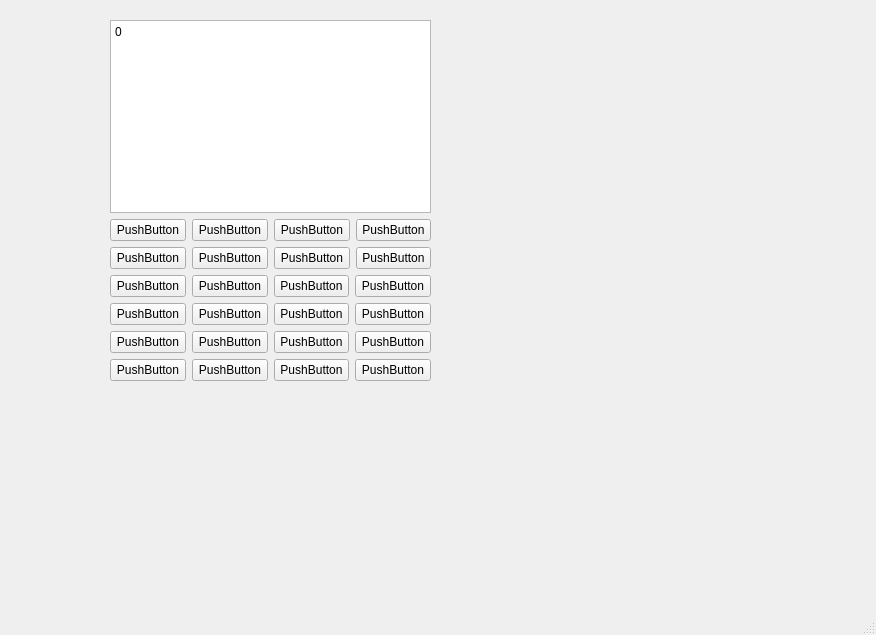
<?xml version="1.0" encoding="UTF-8"?>
<ui version="4.0">
 <class>MainWindow</class>
 <widget class="QMainWindow" name="MainWindow">
  <property name="geometry">
   <rect>
    <x>0</x>
    <y>0</y>
    <width>876</width>
    <height>635</height>
   </rect>
  </property>
  <property name="windowTitle">
   <string>MainWindow</string>
  </property>
  <widget class="QWidget" name="centralwidget">
   <widget class="QWidget" name="verticalLayoutWidget_3">
    <property name="geometry">
     <rect>
      <x>110</x>
      <y>20</y>
      <width>321</width>
      <height>361</height>
     </rect>
    </property>
    <layout class="QVBoxLayout" name="Calculator">
     <item>
      <layout class="QVBoxLayout" name="verticalLayout">
       <item>
        <widget class="QPlainTextEdit" name="plainTextEdit">
         <property name="plainText">
          <string>0</string>
         </property>
        </widget>
       </item>
       <item>
        <layout class="QVBoxLayout" name="verticalLayout_2">
         <item>
          <layout class="QHBoxLayout" name="horizontalLayout_2">
           <item>
            <widget class="QPushButton" name="pushButton_23">
             <property name="text">
              <string>PushButton</string>
             </property>
            </widget>
           </item>
           <item>
            <widget class="QPushButton" name="pushButton_24">
             <property name="text">
              <string>PushButton</string>
             </property>
            </widget>
           </item>
           <item>
            <widget class="QPushButton" name="pushButton_21">
             <property name="text">
              <string>PushButton</string>
             </property>
            </widget>
           </item>
           <item>
            <widget class="QPushButton" name="pushButton_22">
             <property name="text">
              <string>PushButton</string>
             </property>
            </widget>
           </item>
          </layout>
         </item>
         <item>
          <layout class="QHBoxLayout" name="horizontalLayout">
           <item>
            <widget class="QPushButton" name="pushButton_20">
             <property name="text">
              <string>PushButton</string>
             </property>
            </widget>
           </item>
           <item>
            <widget class="QPushButton" name="pushButton_18">
             <property name="text">
              <string>PushButton</string>
             </property>
            </widget>
           </item>
           <item>
            <widget class="QPushButton" name="pushButton_19">
             <property name="text">
              <string>PushButton</string>
             </property>
            </widget>
           </item>
           <item>
            <widget class="QPushButton" name="pushButton_17">
             <property name="text">
              <string>PushButton</string>
             </property>
            </widget>
           </item>
          </layout>
         </item>
        </layout>
       </item>
       <item>
        <layout class="QGridLayout" name="gridLayout">
         <item row="4" column="4">
          <widget class="QPushButton" name="pushButton_16">
           <property name="text">
            <string>PushButton</string>
           </property>
          </widget>
         </item>
         <item row="2" column="1">
          <widget class="QPushButton" name="pushButton_7">
           <property name="text">
            <string>PushButton</string>
           </property>
          </widget>
         </item>
         <item row="1" column="0">
          <widget class="QPushButton" name="pushButton_3">
           <property name="text">
            <string>PushButton</string>
           </property>
          </widget>
         </item>
         <item row="1" column="3">
          <widget class="QPushButton" name="pushButton_10">
           <property name="text">
            <string>PushButton</string>
           </property>
          </widget>
         </item>
         <item row="0" column="1">
          <widget class="QPushButton" name="pushButton_5">
           <property name="text">
            <string>PushButton</string>
           </property>
          </widget>
         </item>
         <item row="2" column="3">
          <widget class="QPushButton" name="pushButton_11">
           <property name="text">
            <string>PushButton</string>
           </property>
          </widget>
         </item>
         <item row="1" column="4">
          <widget class="QPushButton" name="pushButton_13">
           <property name="text">
            <string>PushButton</string>
           </property>
          </widget>
         </item>
         <item row="0" column="3">
          <widget class="QPushButton" name="pushButton_9">
           <property name="text">
            <string>PushButton</string>
           </property>
          </widget>
         </item>
         <item row="2" column="4">
          <widget class="QPushButton" name="pushButton_15">
           <property name="text">
            <string>PushButton</string>
           </property>
          </widget>
         </item>
         <item row="1" column="1">
          <widget class="QPushButton" name="pushButton_6">
           <property name="text">
            <string>PushButton</string>
           </property>
          </widget>
         </item>
         <item row="4" column="1">
          <widget class="QPushButton" name="pushButton_8">
           <property name="text">
            <string>PushButton</string>
           </property>
          </widget>
         </item>
         <item row="4" column="0">
          <widget class="QPushButton" name="pushButton_2">
           <property name="text">
            <string>PushButton</string>
           </property>
          </widget>
         </item>
         <item row="0" column="0">
          <widget class="QPushButton" name="pushButton">
           <property name="text">
            <string>PushButton</string>
           </property>
          </widget>
         </item>
         <item row="0" column="4">
          <widget class="QPushButton" name="pushButton_14">
           <property name="text">
            <string>PushButton</string>
           </property>
          </widget>
         </item>
         <item row="2" column="0">
          <widget class="QPushButton" name="pushButton_4">
           <property name="text">
            <string>PushButton</string>
           </property>
          </widget>
         </item>
         <item row="4" column="3">
          <widget class="QPushButton" name="pushButton_12">
           <property name="text">
            <string>PushButton</string>
           </property>
          </widget>
         </item>
        </layout>
       </item>
      </layout>
     </item>
    </layout>
   </widget>
  </widget>
  <widget class="QMenuBar" name="menubar">
   <property name="geometry">
    <rect>
     <x>0</x>
     <y>0</y>
     <width>876</width>
     <height>22</height>
    </rect>
   </property>
  </widget>
  <widget class="QStatusBar" name="statusbar"/>
 </widget>
 <resources/>
 <connections/>
</ui>
